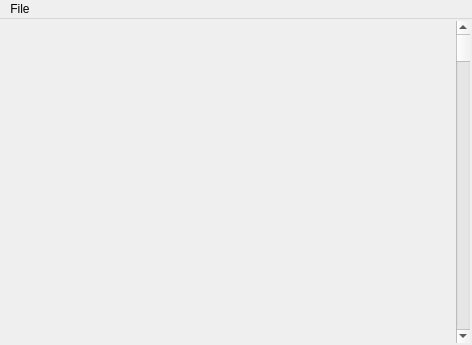
<?xml version="1.0" encoding="UTF-8"?>
<ui version="4.0">
 <class>ConsoleWindow</class>
 <widget class="QMainWindow" name="ConsoleWindow">
  <property name="geometry">
   <rect>
    <x>0</x>
    <y>0</y>
    <width>472</width>
    <height>345</height>
   </rect>
  </property>
  <property name="windowTitle">
   <string>ConsoleWindow</string>
  </property>
  <widget class="QWidget" name="centralWidget">
   <layout class="QHBoxLayout" name="horizontalLayout">
    <property name="spacing">
     <number>0</number>
    </property>
    <property name="margin">
     <number>2</number>
    </property>
    <item>
     <widget class="TextWidget" name="widget" native="true">
      <property name="focusPolicy">
       <enum>Qt::WheelFocus</enum>
      </property>
     </widget>
    </item>
    <item>
     <widget class="QScrollBar" name="verticalScrollBar">
      <property name="orientation">
       <enum>Qt::Vertical</enum>
      </property>
     </widget>
    </item>
   </layout>
  </widget>
  <widget class="QMenuBar" name="menuBar">
   <property name="geometry">
    <rect>
     <x>0</x>
     <y>0</y>
     <width>472</width>
     <height>21</height>
    </rect>
   </property>
   <widget class="QMenu" name="menuFile">
    <property name="title">
     <string>File</string>
    </property>
    <addaction name="actionClose"/>
   </widget>
   <addaction name="menuFile"/>
  </widget>
  <action name="actionClose">
   <property name="text">
    <string>Close</string>
   </property>
  </action>
 </widget>
 <layoutdefault spacing="6" margin="11"/>
 <customwidgets>
  <customwidget>
   <class>TextWidget</class>
   <extends>QWidget</extends>
   <header>TextWidget.h</header>
   <container>1</container>
  </customwidget>
 </customwidgets>
 <resources/>
 <connections/>
</ui>
